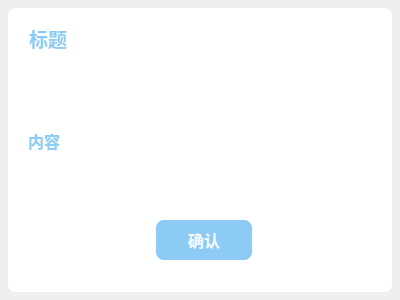
<?xml version="1.0" encoding="UTF-8"?>
<ui version="4.0">
 <class>Dialog</class>
 <widget class="QDialog" name="Dialog">
  <property name="geometry">
   <rect>
    <x>0</x>
    <y>0</y>
    <width>400</width>
    <height>300</height>
   </rect>
  </property>
  <property name="windowTitle">
   <string>Dialog</string>
  </property>
  <layout class="QVBoxLayout" name="verticalLayout">
   <property name="spacing">
    <number>0</number>
   </property>
   <property name="leftMargin">
    <number>8</number>
   </property>
   <property name="topMargin">
    <number>8</number>
   </property>
   <property name="rightMargin">
    <number>8</number>
   </property>
   <property name="bottomMargin">
    <number>8</number>
   </property>
   <item>
    <widget class="QWidget" name="Bk" native="true">
     <property name="styleSheet">
      <string notr="true">background: white;
border-radius: 8px;</string>
     </property>
     <layout class="QVBoxLayout" name="verticalLayout_2" stretch="0,1,0">
      <property name="spacing">
       <number>8</number>
      </property>
      <property name="leftMargin">
       <number>8</number>
      </property>
      <property name="topMargin">
       <number>8</number>
      </property>
      <property name="rightMargin">
       <number>8</number>
      </property>
      <property name="bottomMargin">
       <number>32</number>
      </property>
      <item>
       <layout class="QHBoxLayout" name="horizontalLayout">
        <property name="spacing">
         <number>0</number>
        </property>
        <item>
         <widget class="QLabel" name="Title">
          <property name="font">
           <font>
            <pointsize>14</pointsize>
            <bold>true</bold>
           </font>
          </property>
          <property name="styleSheet">
           <string notr="true">background: white;
border-radius: 8px;
padding: 8px;
color: #8CCCF4;</string>
          </property>
          <property name="text">
           <string>标题</string>
          </property>
         </widget>
        </item>
        <item>
         <spacer name="horizontalSpacer">
          <property name="orientation">
           <enum>Qt::Horizontal</enum>
          </property>
          <property name="sizeHint" stdset="0">
           <size>
            <width>40</width>
            <height>20</height>
           </size>
          </property>
         </spacer>
        </item>
        <item>
         <widget class="QPushButton" name="BtnClose">
          <property name="sizePolicy">
           <sizepolicy hsizetype="Preferred" vsizetype="Fixed">
            <horstretch>0</horstretch>
            <verstretch>0</verstretch>
           </sizepolicy>
          </property>
          <property name="whatsThis">
           <string>关闭
</string>
          </property>
          <property name="styleSheet">
           <string notr="true">/*关闭按钮*/
#BtnClose {
    border: none;
    padding: 4px;
    border-radius: 4px;
    background-color: white;
}

#BtnClose:hover {
    border: none;
    padding: 4px;
    border-radius: 4px;
    background-color: red;
}</string>
          </property>
          <property name="text">
           <string/>
          </property>
          <property name="icon">
           <iconset resource="res/res.qrc">
            <normaloff>:/img/img/close.png</normaloff>:/img/img/close.png</iconset>
          </property>
          <property name="iconSize">
           <size>
            <width>24</width>
            <height>24</height>
           </size>
          </property>
         </widget>
        </item>
       </layout>
      </item>
      <item>
       <widget class="QLabel" name="Content">
        <property name="font">
         <font>
          <pointsize>12</pointsize>
          <bold>true</bold>
         </font>
        </property>
        <property name="styleSheet">
         <string notr="true">background: white;
border-radius: 8px;
padding: 8px;
color: #8CCCF4;</string>
        </property>
        <property name="text">
         <string>内容</string>
        </property>
        <property name="wordWrap">
         <bool>true</bool>
        </property>
       </widget>
      </item>
      <item alignment="Qt::AlignHCenter">
       <widget class="QPushButton" name="BtnOk">
        <property name="sizePolicy">
         <sizepolicy hsizetype="Fixed" vsizetype="Fixed">
          <horstretch>0</horstretch>
          <verstretch>0</verstretch>
         </sizepolicy>
        </property>
        <property name="minimumSize">
         <size>
          <width>120</width>
          <height>0</height>
         </size>
        </property>
        <property name="maximumSize">
         <size>
          <width>120</width>
          <height>16777215</height>
         </size>
        </property>
        <property name="font">
         <font>
          <pointsize>12</pointsize>
          <bold>true</bold>
         </font>
        </property>
        <property name="styleSheet">
         <string notr="true">#BtnOk {
    border: none;
    border-radius: 8px;
    min-width: 80px;
    margin-left: 8px;
    padding: 8px;
    color: aliceblue;
    background-color: #8CCCF4;
}

#BtnOk:hover {
    border: none;
    border-radius: 8px;
    min-width: 80px;
    margin-left: 8px;
    padding: 8px;
    color: aliceblue;
    background-color: #74CCF4;
}

#BtnOk:pressed {
    border: none;
    border-radius: 8px;
    min-width: 80px;
    margin-left: 8px;
    padding: 8px;
    color: aliceblue;
    background-color: #51B6F4;
}

#BtnOk:focus {
    outline: none;
}
</string>
        </property>
        <property name="text">
         <string>确认</string>
        </property>
       </widget>
      </item>
     </layout>
    </widget>
   </item>
  </layout>
 </widget>
 <resources>
  <include location="res/res.qrc"/>
 </resources>
 <connections>
  <connection>
   <sender>BtnClose</sender>
   <signal>clicked()</signal>
   <receiver>Dialog</receiver>
   <slot>reject()</slot>
   <hints>
    <hint type="sourcelabel">
     <x>372</x>
     <y>25</y>
    </hint>
    <hint type="destinationlabel">
     <x>199</x>
     <y>149</y>
    </hint>
   </hints>
  </connection>
  <connection>
   <sender>BtnOk</sender>
   <signal>clicked()</signal>
   <receiver>Dialog</receiver>
   <slot>accept()</slot>
   <hints>
    <hint type="sourcelabel">
     <x>199</x>
     <y>243</y>
    </hint>
    <hint type="destinationlabel">
     <x>199</x>
     <y>149</y>
    </hint>
   </hints>
  </connection>
 </connections>
</ui>
